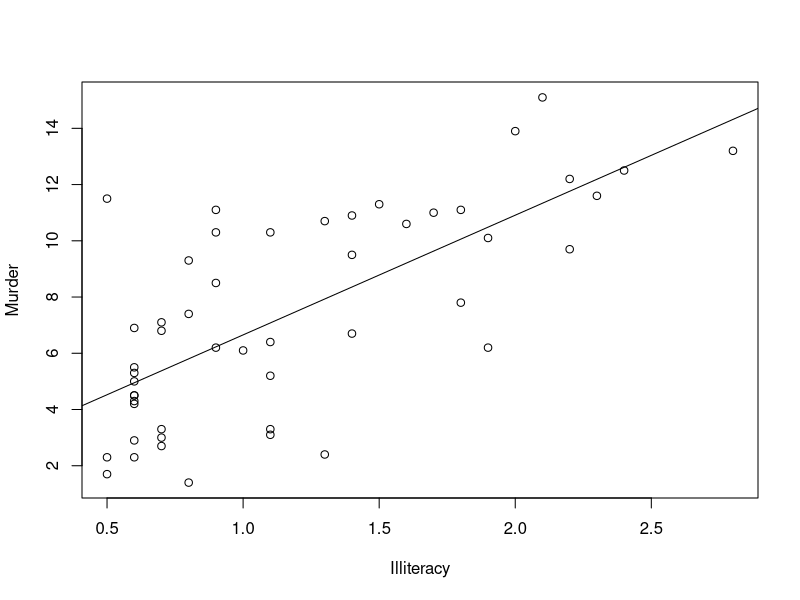
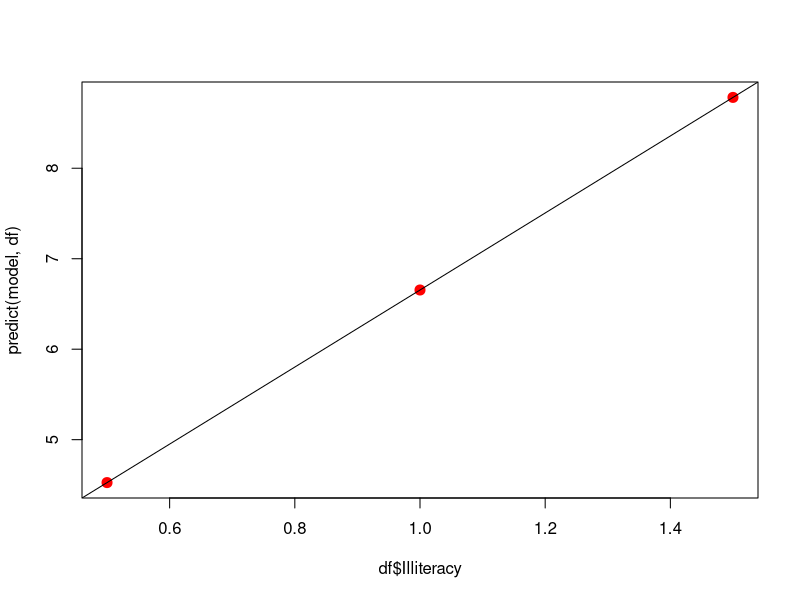
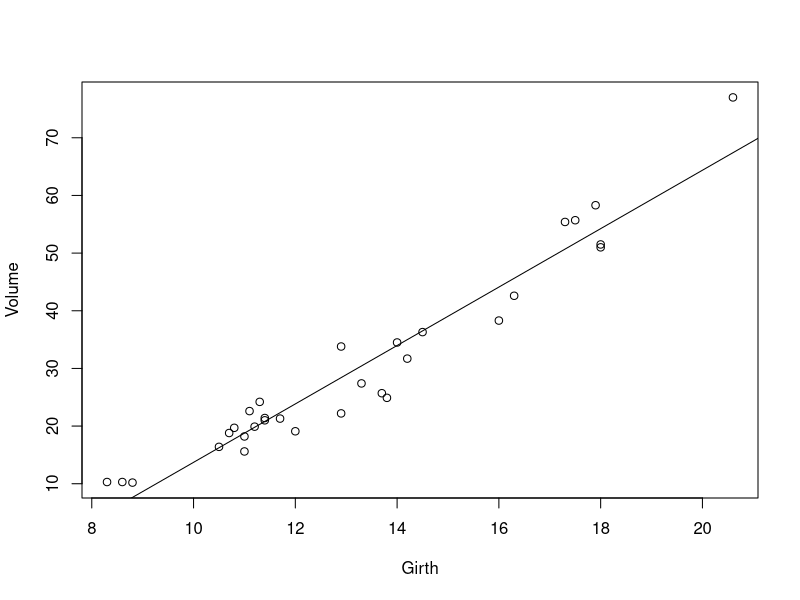
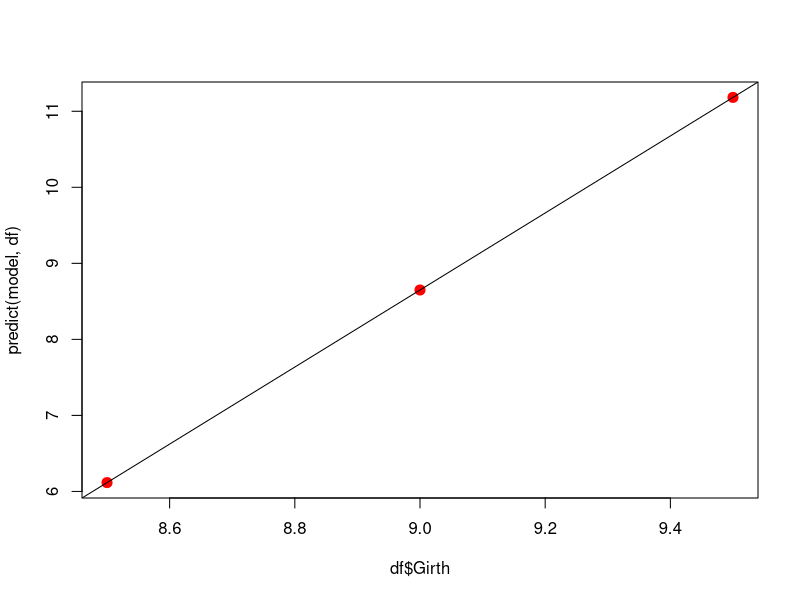
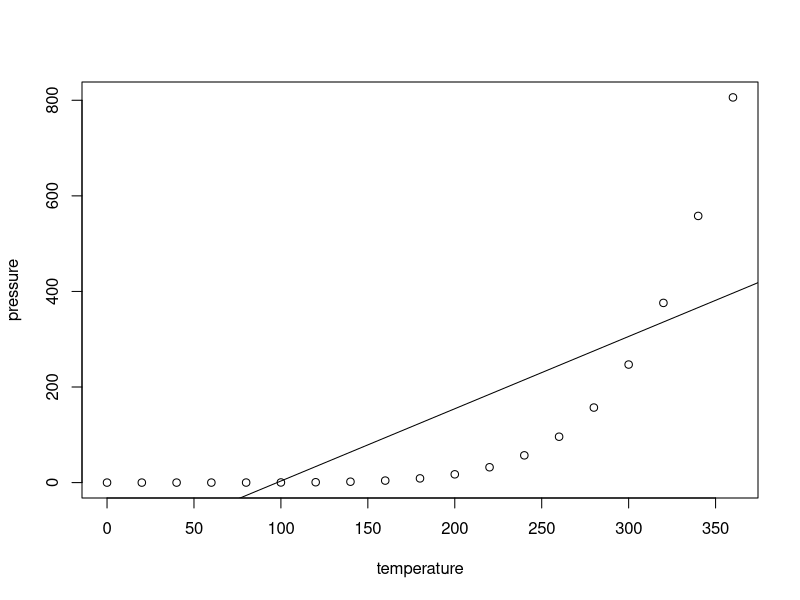
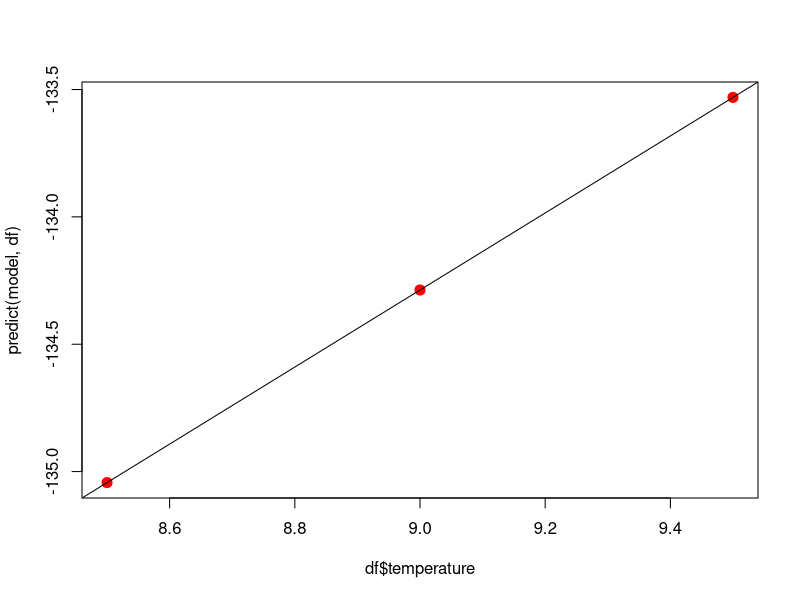

The R script that drew these images, in order:
#
# kimminbeom_20191216/20191216
#
# * 실습 결과를 R Script file로 제출
# * R Script file 이름은 "영문본인이름_제출일날짜.R" 부여하여 제출
# * R Script file의 처음에 주석으로 본인 이름과 작성일/제출일 기록
# 
# 문1)
# state.x77 데이터셋에서 문맹률(Illiteracy)을 이용해 범죄율(Murder)을 예측
# 하는 단순선형 회귀모델을 만드시오. 그리고 문맹률이 0.5, 1.0, 1.5일 때 범
# 죄율을 예측하여 보시오.
# 
# 범죄율 = w문맹률 + b

str(state.x77)
head(state.x77)


plot( Murder~Illiteracy, data = state.x77)

state.x77 <- as.data.frame(state.x77)

model <- lm( Murder~Illiteracy, state.x77)
model
abline( model)


df <- data.frame( Illiteracy = c(0.5, 1.0, 1.5 ))
                            
predict( model, df)    # predict함수 : 예측해주는 함수. y=wx+b 역할을 해줌   => dist <- w + speed +b 를 대신 해주는 함수 
plot( df$Illiteracy, predict(model,df), col = 'red',         # x값에 speed를 넣고  y값은 예측해야하니까 따로 값을 넣지않고 predict이 예측하게 함. 
      cex=2, pch=20)
abline(model)

summary( model)


###########   p-value: 1.258e-08



# 문2)
# trees 데이터셋에서 나무둘레(Girth)로 나무의 볼륨(Volume)을 예측하는 단
# 선형 회귀모델을 만드시오. 그리고 나무 둘레가 8.5, 9.0, 9.5일 때, 나무의
# 볼륨(Volume)을 예측하여 보시오.
# 

str(trees)
head(trees)


plot( Volume~Girth, data = trees)


model <- lm(  Volume~Girth, trees)
model
abline( model)


df <- data.frame( Girth = c(8.5, 9.0, 9.5))
                            

predict( model, df)    
plot( df$Girth, predict(model,df), col = 'red',      
      cex=2, pch=20)
abline(model)


summary( model)

##################p-value: < 2.2e-16



# 문3) 
# pressure 데이터셋에서 온도(temperature)로 기압(pressure)을 예측하는 단
# 순선형 회귀모델을 만드시오. 그리고 온도가 65, 95, 155일 때 기압을 예측
# 하여 보시오.

str(pressure)
head(pressure)


plot( pressure~temperature, data = pressure)


model <- lm(pressure~temperature, pressure)
model
abline( model)


df <- data.frame(temperature = c(8.5, 9.0, 9.5))


predict( model, df)    
plot( df$temperature, predict(model,df), col = 'red',      
      cex=2, pch=20)
abline(model)


summary( model)

##### p-value: 0.000171


